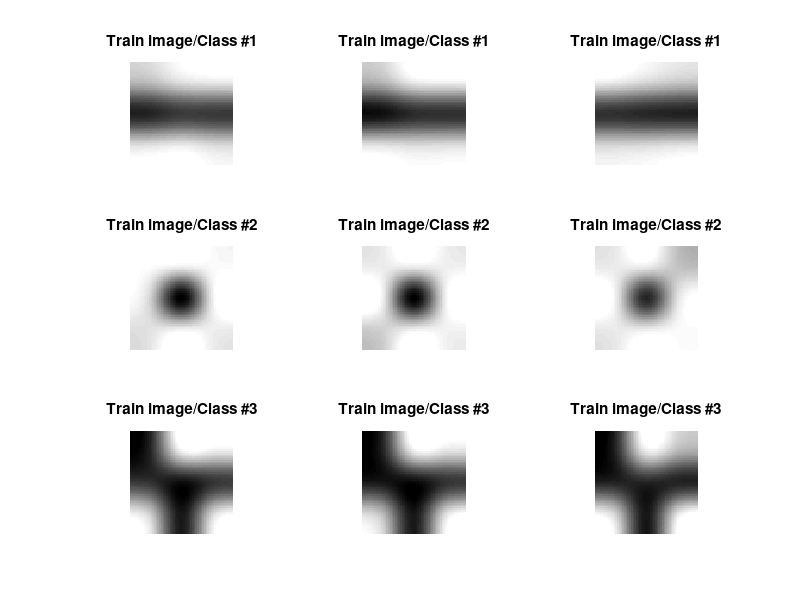
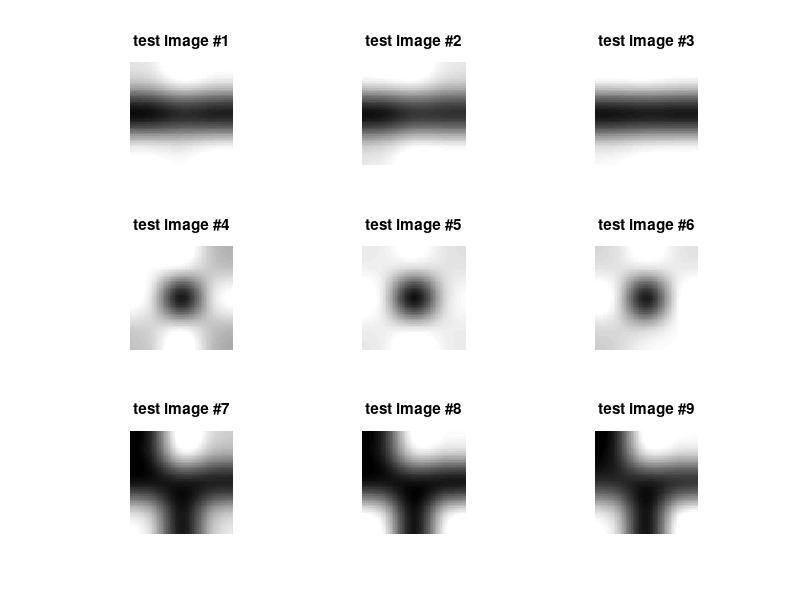

Source code (MATLAB) for these figures, in order: (Note: this script raises an error after producing the figures.)
clear memory

clear all

clc

nump=3;  % number of classes

 

n=3;     % number of images per class

% training images reshaped into columns in P 

% image size (3x3) reshaped to (1x9)

% training images 

P=[196    35   234   232    59   244   243    57   226; ...

   188    15   236   244    44   228   251    48   230; ...    % class 1

   246    48   222   225    40   226   208    35   234; ...

   

   255   223   224   255     0   255   249   255   235; ...

   234   255   205   251     0   251   238   253   240; ...    % class 2

   232   255   231   247    38   246   190   236   250; ...

   

   25     53   224   255    15    25   249    55   235; ...

   24     25   205   251    10    25   238    53   240; ...    % class 3

   22     35   231   247    38    24   190    36   250]';

% testing images 

N=[208    16   235   255    44   229   236    34   247; ...

   245    21   213   254    55   252   215    51   249; ...    % class 1

   248    22   225   252    30   240   242    27   244; ...

   

   255   241   208   255    28   255   194   234   188; ...

   237   243   237   237    19   251   227   225   237; ...    % class 2

   224   251   215   245    31   222   233   255   254; ...

   

    25    21   208   255    28    25   194    34   188; ...

    27    23   237   237    19    21   227    25   237; ...    % class 3

    24    49   215   245    31    22   233    55   254]';

% Normalization

P=P/256;

N=N/256;

% display the training images 

figure(1),

for i=1:n*nump

    im=reshape(P(:,i), [3 3]);

    im=imresize(im,20);        % resize the image to make it clear

    subplot(nump,n,i),imshow(im);title(strcat('Train image/Class #', int2str(ceil(i/n))))

end

% display the testing images 

figure,

for i=1:n*nump

    im=reshape(N(:,i), [3 3]);

    im=imresize(im,20);        % resize the image to make it clear 

    subplot(nump,n,i),imshow(im);title(strcat('test image #', int2str(i)))

end

% targets

T=[  1  1   1   0   0   0   0   0   0

     0  0   0   1   1   1   0   0   0

     0  0   0   0   0   0   1   1   1 ];

S1=5;   % numbe of hidden layers

S2=3;   % number of output layers (= number of classes)

[R,Q]=size(P); 

epochs = 10000;      % number of iterations

goal_err = 10e-5;    % goal error

a=0.3;                        % define the range of random variables

b=-0.3;

W1=a + (b-a) *rand(S1,R);     % Weights between Input and Hidden Neurons

W2=a + (b-a) *rand(S2,S1);    % Weights between Hidden and Output Neurons

b1=a + (b-a) *rand(S1,1);     % Weights between Input and Hidden Neurons

b2=a + (b-a) *rand(S2,1);     % Weights between Hidden and Output Neurons

n1=W1*P;

A1=logsig(n1);

n2=W2*A1;

A2=logsig(n2);

e=A2-T;

error =0.5* mean(mean(e.*e));    

nntwarn off

for  itr =1:epochs

    if error <= goal_err 

        break

    else

         for i=1:Q

            df1=dlogsig(n1,A1(:,i));

            df2=dlogsig(n2,A2(:,i));

            s2 = -2*diag(df2) * e(:,i);                

            s1 = diag(df1)* W2'* s2;

            W2 = W2-0.1*s2*A1(:,i)';

            b2 = b2-0.1*s2;

            W1 = W1-0.1*s1*P(:,i)';

            b1 = b1-0.1*s1;

            A1(:,i)=logsig(W1*P(:,i),b1);

            A2(:,i)=logsig(W2*A1(:,i),b2);

         end

            e = T - A2;

            error =0.5*mean(mean(e.*e));

            disp(fprintf('Iteration :%5d        mse :%12.6f%',itr,error));

            mse(itr)=error;

    end

end

threshold=0.9;   % threshold of the system (higher threshold = more accuracy)

% training images result

%TrnOutput=real(A2)

TrnOutput=real(A2)>threshold;   

% applying test images to NN

n1=W1*N;

A1=logsig(n1);

n2=W2*A1;

A2test=logsig(n2);

% testing images result

%TstOutput=real(A2test)

TstOutput=real(A2test)>threshold;

% recognition rate

wrong=size(find(TstOutput-T),1);

recognition_rate=100*(size(N,2)-wrong)/size(N,2)



